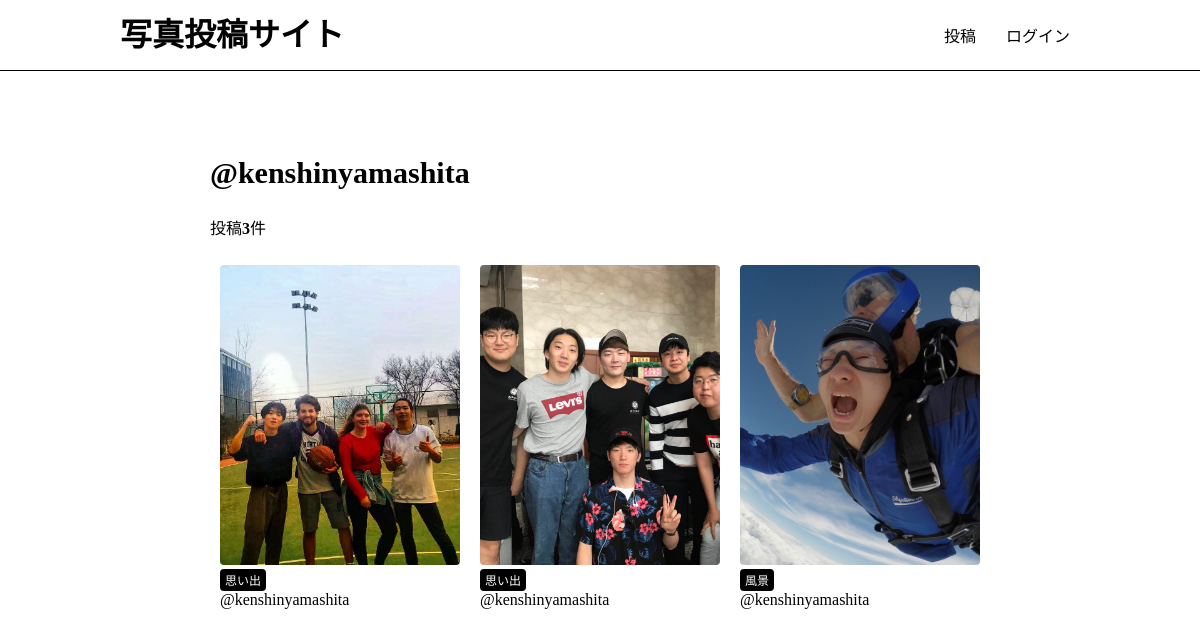
The page /users/1/ on the database its author committed.
### app/models.py (models this page shows, shortened)
class Photo(models.Model):
    title = models.CharField(max_length=150)
    comment = models.TextField(blank=True)
    image = models.ImageField(upload_to='photos')
    category = models.ForeignKey(Category,on_delete=models.PROTECT)
    user = models.ForeignKey(User, on_delete=models.CASCADE)
    created_at = models.DateTimeField(auto_now=True)

class Category(models.Model):
    title = models.CharField(max_length=20)
    def __str__(self):
        return self.title

### app/views.py (the view)
# urls.py: path('users/<int:pk>/', views.users_detail, name='users_detail'),
def users_detail(request, pk):
    user = get_object_or_404(User, pk=pk)
    photos = user.photo_set.all().order_by('-created_at')
    return render(request, 'app/users_detail.html', {'user': user,'photos': photos})

### app/templates/app/users_detail.html
{% extends 'app/base.html' %}
{% block content %}
<h2 class="user-name">@{{ user.username }}</h2>
{% if photos.count != 0 %}
  <p>投稿<strong>{{ photos.count }}</strong>件</p>
{% else %}
    {% if user == request.user %}
      <p>初めての投稿をしてみましょう!</p>
    {% else %}
        <p>@{{ user.username }}さんはまだ投稿していません。</p>
    {% endif %}
{% endif %}
{% include 'app/photos_list.html' %}
{% endblock %}

### app/templates/app/base.html (shortened to what this page needs)
{% load static %}
<!DOCTYPE html>
<html>
<head>
    <link rel="stylesheet" type="text/css" href="{% static 'css/style.css' %}">
</head>
<body>
    <header>
        <div class="container">
            <h1><a href="{% url 'app:index' %}">写真投稿サイト</a></h1>
            <div class="header-menu">
                <a href="{% url 'app:photos_new' %}">投稿</a>
                {% if request.user.is_authenticated %}
                    <a href="{% url 'app:users_detail' request.user.id %}">マイページ</a>
                    <a href="{% url 'app:logout' %}">ログアウト</a>
                {% else %}
                    <a href="{% url 'app:login' %}">ログイン</a>
                {% endif %}
            </div>
        </div>
    </header>
<div class="container">
    {% block content %}{% endblock %}
</div>
</body>
</html>

### app/templates/app/photos_list.html
<div class="photo-container">
{% for photo in photos %}
  <div class="photo">
    <a href="{% url 'app:photos_detail' photo.id %}">
      <img src="{{ photo.image.url }}" class="photo-img">
    </a>
    <div class="photo-info">
      <a href="{% url 'app:photos_category' category=photo.category %}" class="category">{{ photo.category }}</a>
      <a href="{% url 'app:users_detail' photo.user.id %}">@{{ photo.user }}</a>
    </div>
  </div>
{% endfor %}
</div>

### static/css/style.css (style rules this page uses)
html, body { margin: 0; }
div { box-sizing: border-box; }
a { text-decoration: none; color: #000; }
.container { width: 80%; margin: auto; overflow: auto; }
header { border-bottom: solid 1px #000; height: 70px; }
header .container { display: flex; justify-content: space-between; }
body > .container { width: 65%; padding-top: 60px; }
header h1 { margin: 0; height: 100%; line-height: 70px; }
.header-menu { display: flex; align-items: center; }
.header-menu a { padding: 10px; margin-left: 10px; }
.photo { width: calc(100%/3); float: left; padding: 10px; margin-bottom: 15px; }
.photo a { display: block; }
.photo-info .category { display: inline-block; padding: 2px 5px; border-radius: 4px; font-size: 12px; color: #fff; background-color: #000; }
.user-name { font-size: 30px; }
.photo-img { width: 100%; max-width: 500px; height: 300px; object-fit: cover; border-radius: 4px; }

### rows shown on the page
Photo: image (picture), category "思い出", user "kenshinyamashita"
Photo: image (picture), category "思い出", user "kenshinyamashita"
Photo: image (picture), category "風景", user "kenshinyamashita"

### other values the page prints
{{ user.username }} "kenshinyamashita"
{{ photos.count }} "3"
